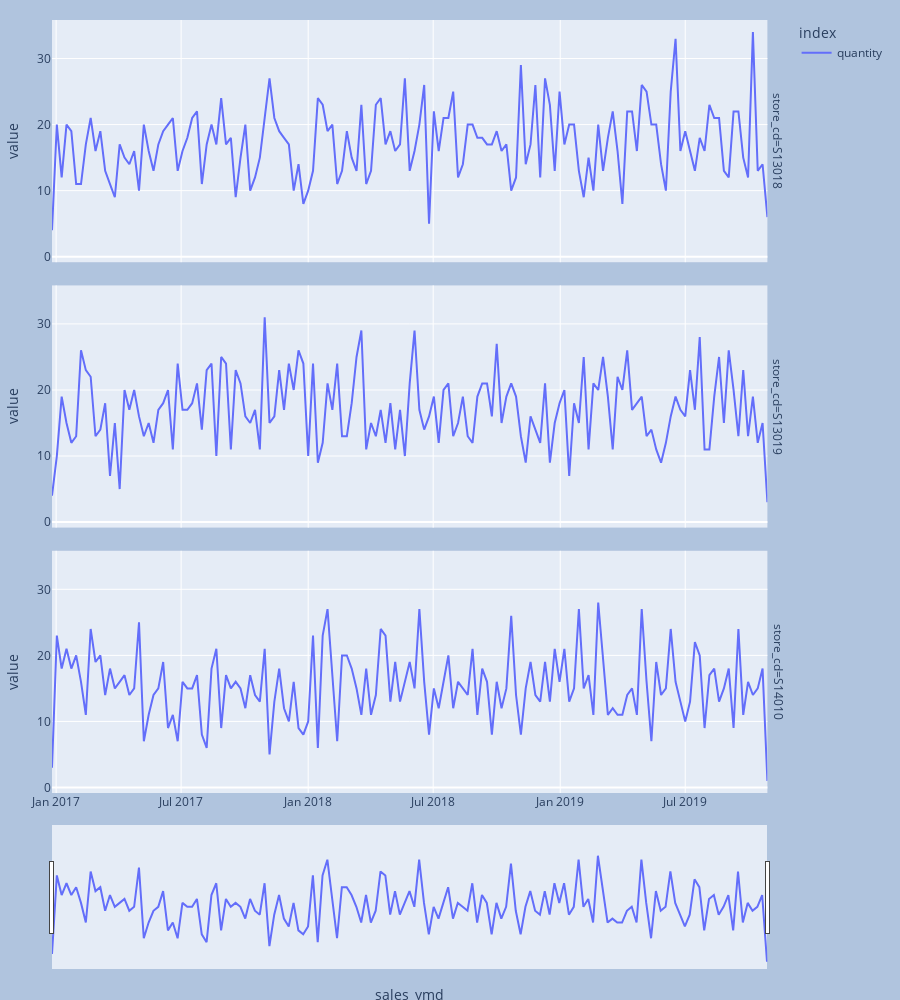

Source (notebook cell):
### Code cell
df1_w_melt2 = df1_w_melt.query("index == 'quantity'")
fig = px.line(df1_w_melt2,
              x="sales_ymd",
              y="value",
              color='index',
              facet_row="store_cd",
              hover_data="store_cd"
              )

# Add range slider
fig.update_layout(
    xaxis=dict(
        rangeslider=dict(
            visible=True,
        ),
        type="date",
    )
)

# fig.update_layout(legend=dict(
#     orientation="h",
#     yanchor="bottom",
#     y=1.02,
#     xanchor="left",
#     x=0
# ))

fig.update_layout(
    margin=dict(l=20, r=20, t=20, b=20),
    height=1000,
    paper_bgcolor="LightSteelBlue",
)

fig.show()

### Figure 1 — Plotly figure (JSON) as saved in the notebook; plotly's stock layout.template omitted (floating-point values rounded to 4 significant figures; data arrays with more than 128 entries replaced by an {"elided": "..."} marker saying what was removed)
{"data": [{"customdata": {"elided": "149x1 str values"}, "hovertemplate": "index=quantity<br>store_cd=%{customdata[0]}<br>sales_ymd=%{x}<br>value=%{y}<extra></extra>", "legendgroup": "quantity", "line": {"color": "#636efa", "dash": "solid"}, "marker": {"symbol": "circle"}, "mode": "lines", "name": "quantity", "orientation": "v", "showlegend": true, "type": "scatter", "x": {"elided": "149 str values"}, "xaxis": "x3", "y": {"elided": "149 int values"}, "yaxis": "y3"}, {"customdata": {"elided": "149x1 str values"}, "hovertemplate": "index=quantity<br>store_cd=%{customdata[0]}<br>sales_ymd=%{x}<br>value=%{y}<extra></extra>", "legendgroup": "quantity", "line": {"color": "#636efa", "dash": "solid"}, "marker": {"symbol": "circle"}, "mode": "lines", "name": "quantity", "orientation": "v", "showlegend": false, "type": "scatter", "x": {"elided": "149 str values"}, "xaxis": "x2", "y": {"elided": "149 int values"}, "yaxis": "y2"}, {"customdata": {"elided": "149x1 str values"}, "hovertemplate": "index=quantity<br>store_cd=%{customdata[0]}<br>sales_ymd=%{x}<br>value=%{y}<extra></extra>", "legendgroup": "quantity", "line": {"color": "#636efa", "dash": "solid"}, "marker": {"symbol": "circle"}, "mode": "lines", "name": "quantity", "orientation": "v", "showlegend": false, "type": "scatter", "x": {"elided": "149 str values"}, "xaxis": "x", "y": {"elided": "149 int values"}, "yaxis": "y"}], "layout": {"annotations": [{"font": {}, "showarrow": false, "text": "store_cd=S14010", "textangle": 90, "x": 0.98, "xanchor": "left", "xref": "paper", "y": 0.1567, "yanchor": "middle", "yref": "paper"}, {"font": {}, "showarrow": false, "text": "store_cd=S13019", "textangle": 90, "x": 0.98, "xanchor": "left", "xref": "paper", "y": 0.5, "yanchor": "middle", "yref": "paper"}, {"font": {}, "showarrow": false, "text": "store_cd=S13018", "textangle": 90, "x": 0.98, "xanchor": "left", "xref": "paper", "y": 0.8433, "yanchor": "middle", "yref": "paper"}], "height": 1000, "legend": {"title": {"text": "index"}, "tracegroupgap": 0}, "margin": {"b": 20, "l": 20, "r": 20, "t": 20}, "paper_bgcolor": "LightSteelBlue", "xaxis": {"anchor": "y", "domain": [0, 0.98], "rangeslider": {"visible": true}, "title": {"text": "sales_ymd"}, "type": "date"}, "xaxis2": {"anchor": "y2", "domain": [0, 0.98], "matches": "x", "showticklabels": false}, "xaxis3": {"anchor": "y3", "domain": [0, 0.98], "matches": "x", "showticklabels": false}, "yaxis": {"anchor": "x", "domain": [0, 0.3133], "title": {"text": "value"}}, "yaxis2": {"anchor": "x2", "domain": [0.3433, 0.6567], "matches": "y", "title": {"text": "value"}}, "yaxis3": {"anchor": "x3", "domain": [0.6867, 1.0], "matches": "y", "title": {"text": "value"}}}}
